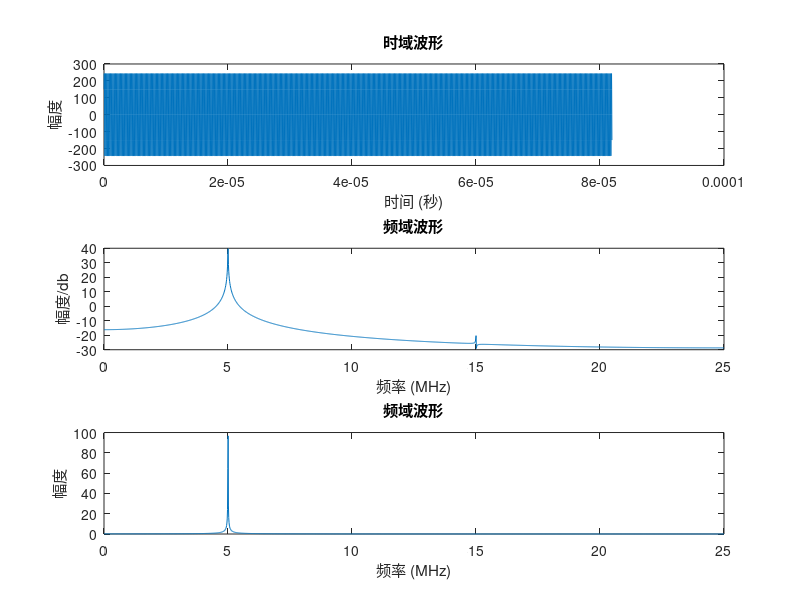

MATLAB code for this plot:
%% Cardarilli
%% 清理工作区
clc;            %清除命令行
clear all;      %清楚工作区变量，释放空间

%% ROM表
%% 数据参数


T = 2 ^12;%仿真的实践

%% 参数设置

fre_weishu = 32; %累加器位数
fre_add = 0;
romaddr_reg = 0;
dac_data = 0;
jieduan = 14; %截断位数
P_jieduan =9;%小数部分截断
lfm_fre = 0;
fuhao = 1;

Fc =50e6;
f0 = 50;

F_WORD = round(f0*2^fre_weishu*100000/(Fc));
% F_WORD = 429219;
P_WORD = 0;%2^16


%% ROM表格的生成
A = 2^8;
ADC = A - 1; 

N = 18;

for j = 1 : 2^(N/2-1) 
        i = j - 1;
    sina(j) = round(A * sin(2*i*pi/(2^(N/2 + 1))));
%     cosa(j) = round(A * cos(2*i*pi/(2^(N/2 + 1))));
    cosa(j) = sina(j);
    sinb(j) = round(A/2 *  sin(2*i*pi/(2^N)));      %丢弃了一位符号位
    cosb(j) = round(A/2 * (1 - cos(2*i*pi/(2^N)))) ;
%    

%     sina(j) =   A * sin(2*i*pi/(2^(N/2 + 1)));
% %     cosa(j) =   A * cos(2*i*pi/(2^(N/2 + 1)));
%     cosa(j) = A*sina(j);
%     sinb(j) =   A * sin(2*i*pi/(2^N));
%     cosb(j) =   A * (1 - cos(2*i*pi/(2^N)));    
%     
end
%plot(sinb);


%% 绘图验证
%figure;
%plot(4096*t,car)


%% 相位累加器
for i = 1 : T
    
    if fre_add + F_WORD > 2^fre_weishu -1 %%累加判断是否溢出
        fre_add = fre_add + F_WORD - 2^fre_weishu + 1;
    else
        fre_add = fre_add + F_WORD ;
    end
        s1(i) = fre_add;
      
        
     TP1 = bitshift(fre_add, -P_jieduan);
     TP2 =  bitshift(fre_add, -jieduan);   
     TP3 = TP1 - TP2 * 2^(jieduan - P_jieduan);
     TP = 6*TP3/2^32;
     p(i) = TP3;   
      
        
   % 相位截断
    romaddr_reg = bitshift(fre_add, -jieduan)+ P_WORD;
    if romaddr_reg >= 2^N
        romaddr_reg = romaddr_reg  - 2^N;
    end  
        
    %符号判断
    fh = bitshift(romaddr_reg, - (N - 2)) ;
    romaddr_reg = romaddr_reg - fh * (2 ^ (N - 2));
    fuhao = fh + 1;
    s4(i) = fuhao;
    % 相位截断
    %romaddr_reg = bitshift(fre_add, -(fre_weishu - jieduan))+ P_WORD; 
    
    
    
    I = bitshift(romaddr_reg, -(N/2 - 1));
    s2(i) = romaddr_reg ;
    F = romaddr_reg - (2^(N - N/2 - 1))*I;

    if I == 2^(N / 2 -1)
        I = 0;

    end

    if F == 2^(N / 2 -1)
        F = 0;
    end
    aO = 0;
    if fuhao == 1
        dac_sin(i) = ( sina(I + 1) - sina(I + 1) * cosb(F + 1)/A) + cosa(2^(N / 2 -1) -I )*sinb(F + 1)/A ;    
        dac_cos(i) = cosa(2^(N / 2 -1) -I ) - cosa(2^(N / 2 -1) -I ) * cosb(F + 1)/A - sinb(F + 1)*sina(I + 1)/A ;
    elseif fuhao == 2
        I1 = 2^(N / 2 -1) - I;
        F1 = 2^(N / 2 -1) - F;
        % F1 = F + 1;
        dac_sin(i) = (sina(I1 ) - sina(I1 ) * cosb(F1)/A + cosa(2^(N / 2 -1) -I1 +  1)*sinb(F1)/A);    
        dac_cos(i) = aO*ADC - (cosa(2^(N / 2 -1) -I1 + 1 ) - cosa(2^(N / 2 -1) -I1 +1) * cosb(F1)/A - sinb(F1 )*sina(I1)/A);
    elseif fuhao == 3
        I1 = I + 1;
        F1 = F + 1;
        dac_sin(i) = aO*ADC - (sina(I1 ) - sina(I1 ) * cosb(F1)/A + cosa(2^(N / 2 -1) -I1 + 1 )*sinb(F1)/A);    
        dac_cos(i) = aO*ADC - (cosa(2^(N / 2 -1) -I1 + 1 ) - cosa(2^(N / 2 -1) -I1 + 1 ) * cosb(F1)/A- sinb(F1 )*sina(I1)/A);
    else
        I1 = 2^(N / 2 -1) - I;
       F1 = 2^(N / 2 -1) - F;        
%        F1 = F + 1;
        dac_sin(i) = aO*ADC - (sina(I1 ) - sina(I1) * cosb(F1)/A + cosa(2^(N / 2 -1) -I1 + 1)*sinb(F1)/A);    
        dac_cos(i) = cosa(2^(N / 2 -1) -I1 + 1 ) - cosa(2^(N / 2 -1) -I1 + 1 ) * cosb(F1)/A- sinb(F1 )*sina(I1)/A;
    end
        dac_sin(i) = dac_sin(i) + TP * dac_cos(i) - dac_sin(i)*(TP^2)/4 ;
        dac_cos(i) = dac_cos(i) - TP * dac_sin(i) + dac_cos(i)*(TP^2)/4;    
end
%% 结果进行验证
s3 = dac_sin;
figure;
subplot(3,1,1);

T1 = (1 : T)/(Fc);%Fc = 512Hz
plot(T1,s3);
title('时域波形');
xlabel('时间 (秒)');
ylabel('幅度');


Y = fft(s3);  % 计算离散傅里叶变换

%N = 10000;


P2 = abs(Y/T);  % 计算幅度谱


%取全部的频谱用下方注释掉的代码
% P1 = P2(1:T);  % 
% f = Fc*(0:(T-1))/T;  % 构建频率向量

%取一半的频谱用下方的代码
P1 = P2(1:T/2+1);  % 取一半的频谱（单侧频谱）
f = Fc*(0:(T/2))/T;  % 构建频率向量

Z = 20*log10(P1);

subplot(3,1,2);
plot(f/1e6, Z);
title('频域波形');
xlabel('频率 (MHz)');
ylabel('幅度/db');

subplot(3,1,3);
plot(f/1e6, P1);
title('频域波形');
xlabel('频率 (MHz)');
ylabel('幅度');
ylabel('幅度');

